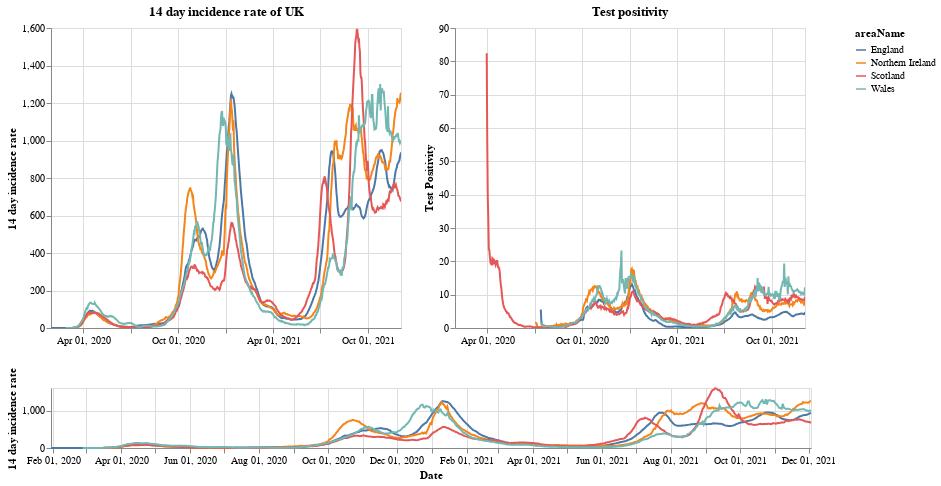

Write notebook code for a chart like this one.
### Markdown cell above
# Plots

First a plot with each country in the UK. The top right shows the positivity rate for (which is the percentage of registered tests which were positive) while the top left is the 14 day incidence rate. The bottom chart can be used to select the timeframe (does not work on a mobile device).

### Code cell
#collapse
brush = alt.selection(type='interval', name='DateBrush',encodings=['x'],fields=['Time'])
leg_selection = alt.selection_multi(fields=['areaName'], bind='legend')

base = alt.Chart(uk_cases).mark_line().encode(
    x=alt.X("yearmonthdate(date):T", axis=alt.Axis(title='Date')),
    y=alt.Y("twoWeeklyCasesRate:Q", axis=alt.Axis(title='14 day incidence rate')),
    tooltip=['areaName', 'date','twoWeeklyCasesRate', 'testPositivity'],
    color='areaName',
    opacity=alt.condition(leg_selection, alt.value(2), alt.value(0.1))
).add_selection(leg_selection).properties(width=350)

upper = base.encode(alt.X('yearmonthdate(date):T', axis=alt.Axis(title=''),
                         scale=alt.Scale(domain=brush))
                   ).properties(title=f'14 day incidence rate of UK')
upper_right = upper.encode(alt.Y('testPositivity:Q', axis=alt.Axis(title='Test Positivity'))).properties(title='Test positivity')
lower = base.properties(height=60, width = 760).add_selection(brush)

(upper | upper_right) & lower

### Figure 1 — Vega-Lite specification as saved in the notebook (floating-point values rounded to 4 significant figures; data arrays with more than 128 entries replaced by an {"elided": "..."} marker saying what was removed)
{"config": {"view": {"continuousWidth": 400, "continuousHeight": 300}}, "vconcat": [{"hconcat": [{"mark": "line", "encoding": {"color": {"type": "nominal", "field": "areaName"}, "opacity": {"condition": {"value": 2, "selection": "selector001"}, "value": 0.1}, "tooltip": [{"type": "nominal", "field": "areaName"}, {"type": "temporal", "field": "date"}, {"type": "quantitative", "field": "twoWeeklyCasesRate"}, {"type": "quantitative", "field": "testPositivity"}], "x": {"type": "temporal", "axis": {"title": ""}, "field": "date", "scale": {"domain": {"selection": "DateBrush"}}, "timeUnit": "yearmonthdate"}, "y": {"type": "quantitative", "axis": {"title": "14 day incidence rate"}, "field": "twoWeeklyCasesRate"}}, "selection": {"selector001": {"type": "multi", "fields": ["areaName"], "bind": "legend"}}, "title": "14 day incidence rate of UK", "width": 350}, {"mark": "line", "encoding": {"color": {"type": "nominal", "field": "areaName"}, "opacity": {"condition": {"value": 2, "selection": "selector001"}, "value": 0.1}, "tooltip": [{"type": "nominal", "field": "areaName"}, {"type": "temporal", "field": "date"}, {"type": "quantitative", "field": "twoWeeklyCasesRate"}, {"type": "quantitative", "field": "testPositivity"}], "x": {"type": "temporal", "axis": {"title": ""}, "field": "date", "scale": {"domain": {"selection": "DateBrush"}}, "timeUnit": "yearmonthdate"}, "y": {"type": "quantitative", "axis": {"title": "Test Positivity"}, "field": "testPositivity"}}, "selection": {"selector001": {"type": "multi", "fields": ["areaName"], "bind": "legend"}}, "title": "Test positivity", "width": 350}]}, {"mark": "line", "encoding": {"color": {"type": "nominal", "field": "areaName"}, "opacity": {"condition": {"value": 2, "selection": "selector001"}, "value": 0.1}, "tooltip": [{"type": "nominal", "field": "areaName"}, {"type": "temporal", "field": "date"}, {"type": "quantitative", "field": "twoWeeklyCasesRate"}, {"type": "quantitative", "field": "testPositivity"}], "x": {"type": "temporal", "axis": {"title": "Date"}, "field": "date", "timeUnit": "yearmonthdate"}, "y": {"type": "quantitative", "axis": {"title": "14 day incidence rate"}, "field": "twoWeeklyCasesRate"}}, "height": 60, "selection": {"selector001": {"type": "multi", "fields": ["areaName"], "bind": "legend"}, "DateBrush": {"type": "interval", "encodings": ["x"], "fields": ["Time"]}}, "width": 760}], "data": {"name": "data-2351ffe7a1ef87023bb30825433af2aa"}, "$schema": "https://vega.github.io/schema/vega-lite/v4.8.1.json", "datasets": {"data-2351ffe7a1ef87023bb30825433af2aa": {"elided": "2604 records"}}}
